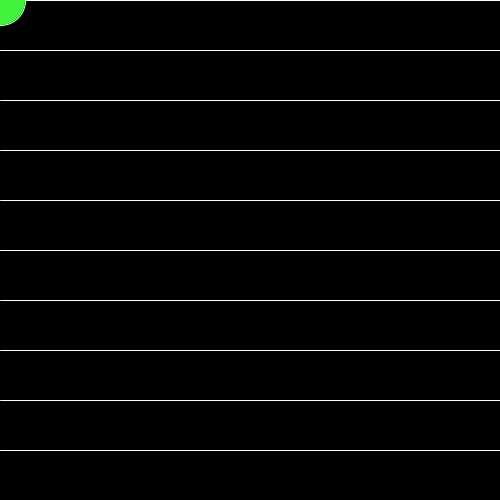
Frame 1 (no input)
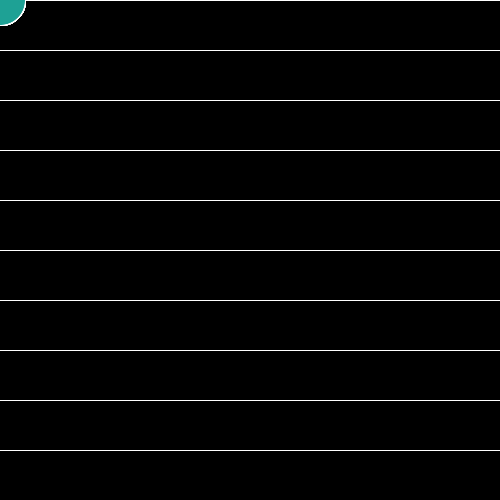
Frame 60 (the mouse pressed at the canvas centre just before this capture)
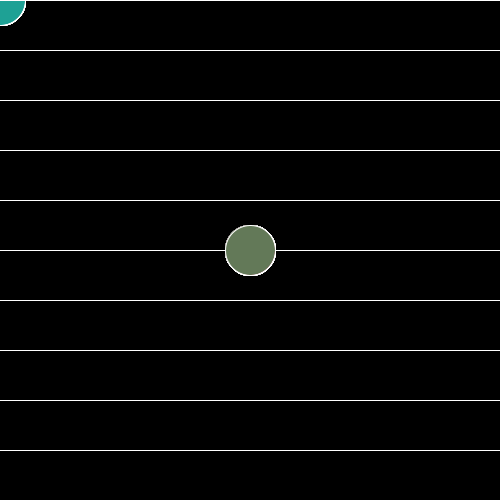
Frame 120 (the mouse held since frame 60 and released just before this capture)

The Processing sketch that drew these frames (run headless with seeded random() and noise(); from frame 60 on, the mouse is pressed at the canvas centre):

// Processing sketch: processing_172795
// ── processing_172795.pde

int xpos = 450;
int ypos = int(random(300));
int count = 0;

void setup() {
size(500,500);
background(0);
}
 
void draw()  {
stroke(255);
for (int i = 0; i < 500; i = i+50)
  {
    line(0, i, 500, i);
  }
;
fill(random(255),random(255),random(255));
ellipse(mouseX,mouseY,computeRandom(50),computeRandom(50));
if (keyPressed) {
  while (count <= 10000){
    rect(random(300),random(300),random(200),random(200));
    count = count + 1;
    if (key == 'g') {
      background(255);}
  }
    


    
  
 
    
}
  
 


}


  
 
 
int computeRandom(int n)
{
  if (n >= 20)
  {
      return n;
  }
  else
  {
      return int(random(255)) - 13;
      }
}
 
